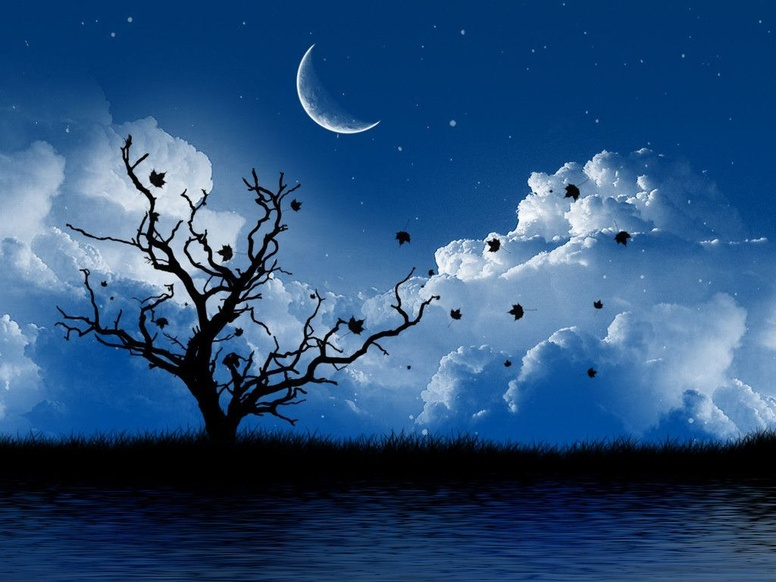
#> input picture lab_2/image_1.jpg, 776 x 582 px, shrunk from 1024 x 768 before the run
$ python main.py
#> lines starting #> are read from the running program, lines starting #| are printed output that depends on the picture
### lab_2/base_image_handler.py
from PIL import Image
import time, logging, threading
import queue

class BaseImageHandler():
    def __init__(self, imageName):
        self.image = Image.open(imageName)
        self.width, self.height = self.image.size
        self.pixels = self.image.load()
        self.resultImage = Image.new("RGB", (self.width, self.height))
        self.resultPixels = self.resultImage.load()

    def convertResultPixelsToBase(self): self.pixels = self.resultPixels

    # [10 lines left out: function checkSpeedOfFunc, not called in this run]

    def saveResultImage(self, name="result"):
        self.resultImage.save(name + ".jpg", "JPEG")

### lab_2/Task_B.py
import threading
import logging
import queue
from base_image_handler import BaseImageHandler


class Task_B(BaseImageHandler):
    def __init__(self, *args, **kwargs):
        super().__init__(*args, **kwargs)
        logging.basicConfig(level=logging.INFO, filename="logfile_task_B.log", filemode='w')
        self.filterMatrix, self.div = [        # размерность матрицы должна быть равна в обоих направлениях
            [1, 1, 1, 1, 1],
            [1, 1, 1, 1, 1],
            [1, 1, 3, 1, 1],
            [1, 1, 1, 1, 1],
            [1, 1, 1, 1, 1],
        ], 25
        self.filterMatrixSize = len(self.filterMatrix)

    def movePixelOnVectorInThread(self, lQueue, vector):
        while True:
            try: line = lQueue.get(block=False)
            except: break
            else:
                if (line + vector[0]) >= self.width or (line + vector[0]) < 0:
                    lQueue.task_done()
                    continue
                for j in range(self.height):
                    if (j + vector[1]) >= self.height or (j + vector[1]) < 0: continue
                    self.resultPixels[line + vector[0], j + vector[1]] = self.pixels[line, j]
                lQueue.task_done()
        print(f"{threading.current_thread().name} is finish\n", end="")

    def replaceUnchangedPixels(self, lQueue):
        while True:
            try: line = lQueue.get(block=False)
            except: break
            else:
                for j in range(self.height):
                    if self.pixels[line, j] == self.resultPixels[line, j]: self.resultPixels[line, j] = (187, 38, 73)
                lQueue.task_done()
        print(f"{threading.current_thread().name} is finish\n", end="")

    def applyFilter(self, lQueue):
        filterMatrixSize = len(self.filterMatrix)
        while True:
            try: line = lQueue.get(block=False)
            except: break
            else:
                if line + int(filterMatrixSize / 2) >= self.width or line - int(filterMatrixSize / 2) < 0:
                    lQueue.task_done()
                    continue
                for j in range(self.height):
                    if j + int(filterMatrixSize / 2) >= self.height or line - int(filterMatrixSize / 2) < 0: continue
                    redComponent, greenComponent, blueComponent = 0, 0, 0
                    for fi in range(filterMatrixSize):
                        for fj in range(filterMatrixSize):
                            checkPix = self.pixels[line + fi - int(filterMatrixSize / 2), j + fj - int(filterMatrixSize / 2)]
                            redComponent += checkPix[0] * self.filterMatrix[fi][fj]
                            greenComponent += checkPix[1] * self.filterMatrix[fi][fj]
                            blueComponent += checkPix[2] * self.filterMatrix[fi][fj]
                    self.resultPixels[line,j] = (int(redComponent/self.div), int(greenComponent/self.div), int(blueComponent/self.div))
                lQueue.task_done()
        print(f"{threading.current_thread().name} is finish\n", end="")


    def processImage(self, vector, thr_count=4):
        lineQueue = queue.Queue()

        thread_list = list()
        for thr_num in range(thr_count):
            thread_list.append(threading.Thread(target=self.movePixelOnVectorInThread, args=(lineQueue, vector,),
                                                name=f'movePix-thr-{str(thr_num)}'))
        for i in range(self.width): lineQueue.put(i)
        for t in thread_list: t.start()
        for t in thread_list: t.join()

        thread_list = list()
        for thr_num in range(thr_count):
            thread_list.append(threading.Thread(target=self.replaceUnchangedPixels, args=(lineQueue,),
                                                name=f'replace-thr-{str(thr_num)}'))
        for i in range(self.width): lineQueue.put(i)
        for t in thread_list: t.start()
        for t in thread_list: t.join()

        self.convertResultPixelsToBase()

        thread_list = list()
        for thr_num in range(thr_count):
            thread_list.append(threading.Thread(target=self.applyFilter, args=(lineQueue,),
                                                name=f'applyFilter-thr-{str(thr_num)}'))
        for i in range(self.width): lineQueue.put(i)
        for t in thread_list: t.start()
        for t in thread_list: t.join()

        self.saveResultImage("result_B")

### lab_2/speedCheck.py
import logging, time

def checkSpeedOfFunc(func, iterations=1, *args, **kwargs):
    averageTime = time.time()
    for i in range(iterations): func(*args, **kwargs)
    averageTime = time.time() - averageTime

    logging.info(f"Среднее время: " + str(round(averageTime / iterations, 7)) +
                 f"; Количество потоков: {str(kwargs['thr_count'])}")

### lab_2/main.py
from  imageProcessing import Task_A
from Task_B import Task_B
from task_C import Clusterizer, BaseExcelWorker, DannIndexCalculator
from speedCheck import checkSpeedOfFunc
import logging, threading, time
loggingPath = '/logs/'


# [6 lines of commented-out code are left out]


if __name__ == '__main__':
    for name in ["image_1"]:#, "image_2", "image_3"]:
        task_b = Task_B(name+'.jpg')
        # for i in range(2, 17, 2):
        #     checkSpeedOfFunc(task_b.processImage, thr_count=i)
        #     task_b.saveResultImage(name+"_result")

        checkSpeedOfFunc(task_b.processImage, vector=(5, 12), thr_count=4)
        task_b.saveResultImage(name + "_result")
#> this loop made 1 pass
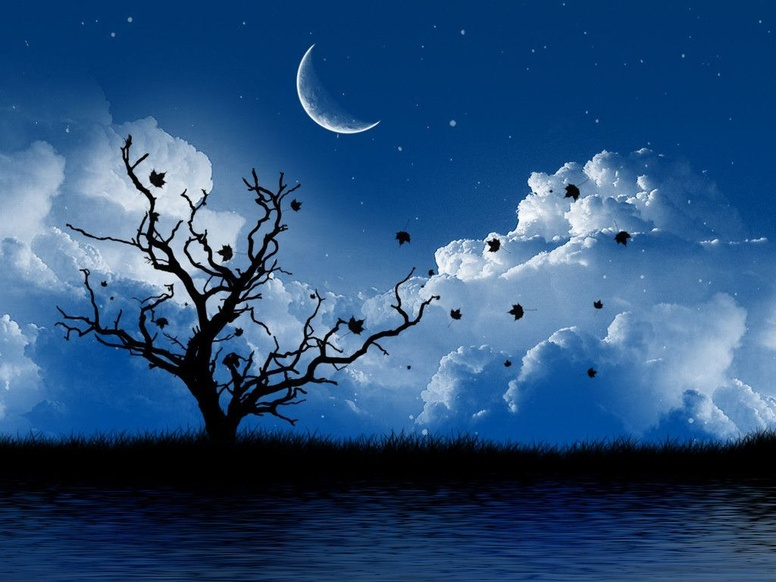
#> input picture lab_2/image_1.jpg, 776 x 582 px, shrunk from 1024 x 768 before the run
#> pass 1, in saveResultImage, `self.resultImage.save(name + ".jpg", "JPEG")`:
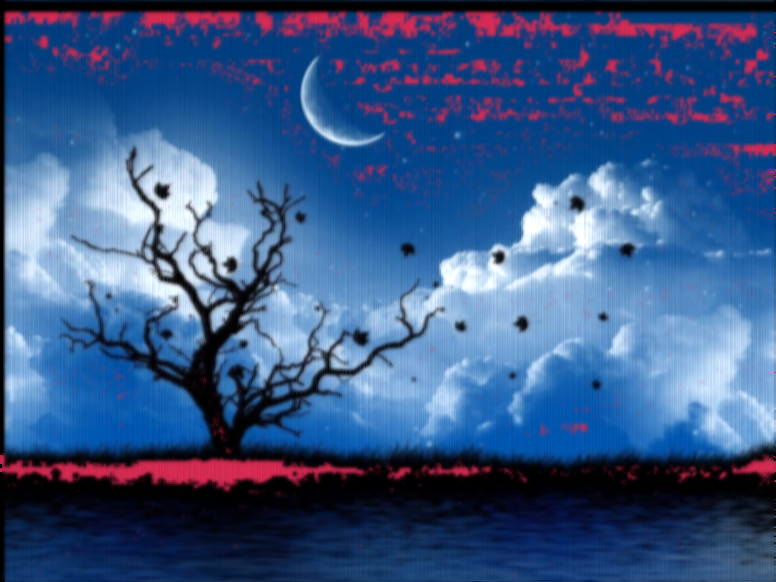
#> saved as result_B.jpg: PIL image 776x582 RGB; mean R, G, B 57.5, 88.5, 135.2


# if __name__ == '__main__':
#     worker = BaseExcelWorker()
#     worker.readFile("BD-Patients.csv")
#
#     data = {
#         "threads": [2, 4, 6, 8, 10, 12, 14, 16]
#     }
#     for i, row_num in enumerate([1000, 3000, 5000]):
#         clusterizer = Clusterizer(worker.readDataInFrame(("Creatinine_mean", "HCO3_mean"), rows_num=row_num))
#         dannCalculator = DannIndexCalculator()
#         for j, clusterCount in enumerate([3, 4, 5]):
#             logging.info(f"Объём данных:{row_num} ; Количество кластеров:{clusterCount}")
#             clusterizer.clusterization(clusterCount=clusterCount)
#             logging.info(f"Размерность кластеров: {[len(c) for c in clusterizer.clustersContent]}")
#
#             worker.writeInFile(fileName="clusters", data=clusterizer.getClusterOfPatientsInDictForExcel())
#
#             clustContent = clusterizer.getClustersContent()
#
#
#             data[f'vec{row_num}_clust{clusterCount}'] =\
#                 [checkSpeedOfFunc(dannCalculator.getDannIndex, thr_count=k, clustersContent=clustContent)
#                  for k in data["threads"]]
#
#             worker.writeInFile(fileName="result", data=data)
#
#
#
